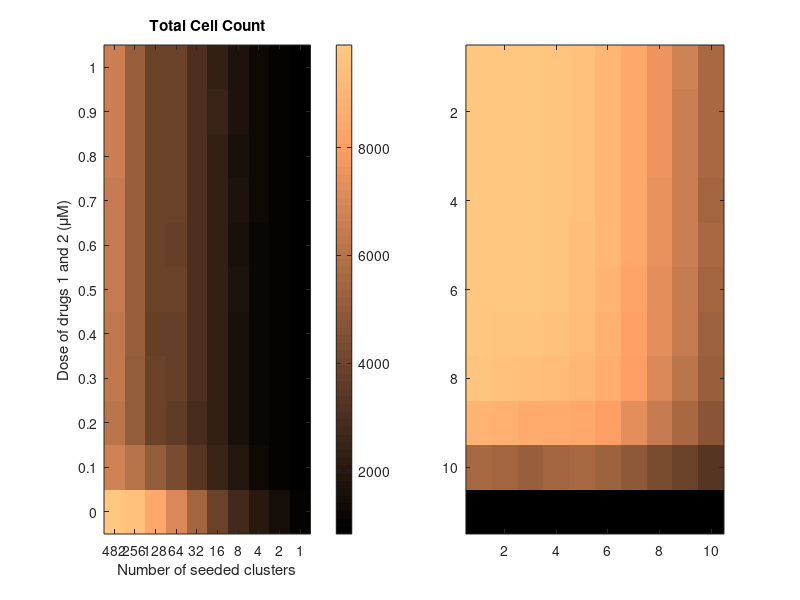

Source code (MATLAB): (Note: this script raises an error after producing the figure.)
%load the C++ output
load('output_exp2.mat');


%% PLOT HEATMAPS

data_for_heatmap_totcells = zeros(size(dataCells, 1), size(dataCells, 2));
data_for_heatmap_DRfrac = zeros(size(dataCells, 1), size(dataCells, 2));

% Fill the data_for_heatmap matrix with the last value from the mean of each cell
for n = 1:size(dataCells, 1)
    for d = 1:size(dataCells, 2)
        data_for_heatmap_totcells(n, d) = means_totcells{n, d}(end);
        data_for_heatmap_DRfrac(n, d) = means_DRfrac{n, d}(end);
    end
end

figure;

% Subplot 1 for data_for_heatmap_totcells
subplot(1, 2, 1);
imagesc(data_for_heatmap_totcells);
colormap('copper');
colorbar;
xLabels = {'482','256','128','64','32','16','8','4','2','1'};
yLabels = {'1','0.9','0.8','0.7','0.6','0.5','0.4','0.3','0.2','0.1','0'};
set(gca, 'XTick', 1:size(data_for_heatmap_totcells, 2), 'XTickLabel', xLabels);
set(gca, 'YTick', 1:size(data_for_heatmap_totcells, 1), 'YTickLabel', yLabels);
xlabel('Number of seeded clusters');
ylabel('Dose of drugs 1 and 2 (\muM)');
title('Total Cell Count');

% Subplot 2 for data_for_heatmap_DRfrac
subplot(1, 2, 2);
imagesc(data_for_heatmap_DRfrac);
colormap('parula');
colorbar;
xLabels = {'482','256','128','64','32','16','8','4','2','1'};
yLabels = {'1','0.9','0.8','0.7','0.6','0.5','0.4','0.3','0.2','0.1','0'};
set(gca, 'XTick', 1:size(data_for_heatmap_DRfrac, 2), 'XTickLabel', xLabels);
set(gca, 'YTick', 1:size(data_for_heatmap_DRfrac, 1), 'YTickLabel', yLabels);
xlabel('Number of seeded clusters');
ylabel('Dose of drugs 1 and 2 (\muM)');
title('Fraction of Drug Resistant Cells');


%% PLOT DYNAMIC TOTAL NUMBER OF CELLS

% Define the time vector
time = [0:1:310]';

% Number of rows and columns for the subplot grid
numRows = size(dataCells, 2); % number of rows of data
numCols = size(dataCells, 1); % number of columns of data

xLabels = {'482','256','128','64','32','16','8','4','2','1'};
yLabels = {'1','0.9','0.8','0.7','0.6','0.5','0.4','0.3','0.2','0.1','0'};

figure;

for n = 1:size(dataCells, 1)
    for d = 1:size(dataCells, 2)
        % Calculate the index for the subplot
        subplotIndex = (n-1) * size(dataCells, 2) + d;
        
        % Create a subplot in the current index
        subplot(size(dataCells, 1), size(dataCells, 2), subplotIndex);
        
        % Extract the mean values for the current cell
        mean_values = means_totcells{n, d};
        
        % Plot the mean values over time
        plot(time, mean_values, 'LineWidth', 2);
        
        % Set title, labels, and limits
        title(sprintf('DR Fraction (%s,%s)', xLabels{d}, yLabels{n}));
        xlabel('Time');
        ylabel('Cell Count');
        xlim([0 310]);
    end
end
sgtitle('Dynamic Cell Count');

%% PLOT DYNAMIC FRACTION OF DRUG RESISTANT CELLS

% Define the time vector
time = [0:1:310]';

figure;

for n = 1:size(dataCells, 1)
    for d = 1:size(dataCells, 2)
        % Calculate the index for the subplot
        subplotIndex = (n-1) * size(dataCells, 2) + d;
        
        % Create a subplot in the current index
        subplot(size(dataCells, 1), size(dataCells, 2), subplotIndex);
        
        % Extract the mean values for the current cell
        mean_values = means_DRfrac{n, d};
        
        % Plot the mean values over time
        plot(time, mean_values, 'LineWidth', 2);
        
        % Set the title, labels, and limits
        title(sprintf('DR Fraction (%s,%s)', xLabels{d}, yLabels{n}));
        xlabel('Time');
        ylabel('DR Frac');
        xlim([0 310]);
    end
end
sgtitle('Dynamic DR Fraction for (No Clusters, Drug Dose)');
